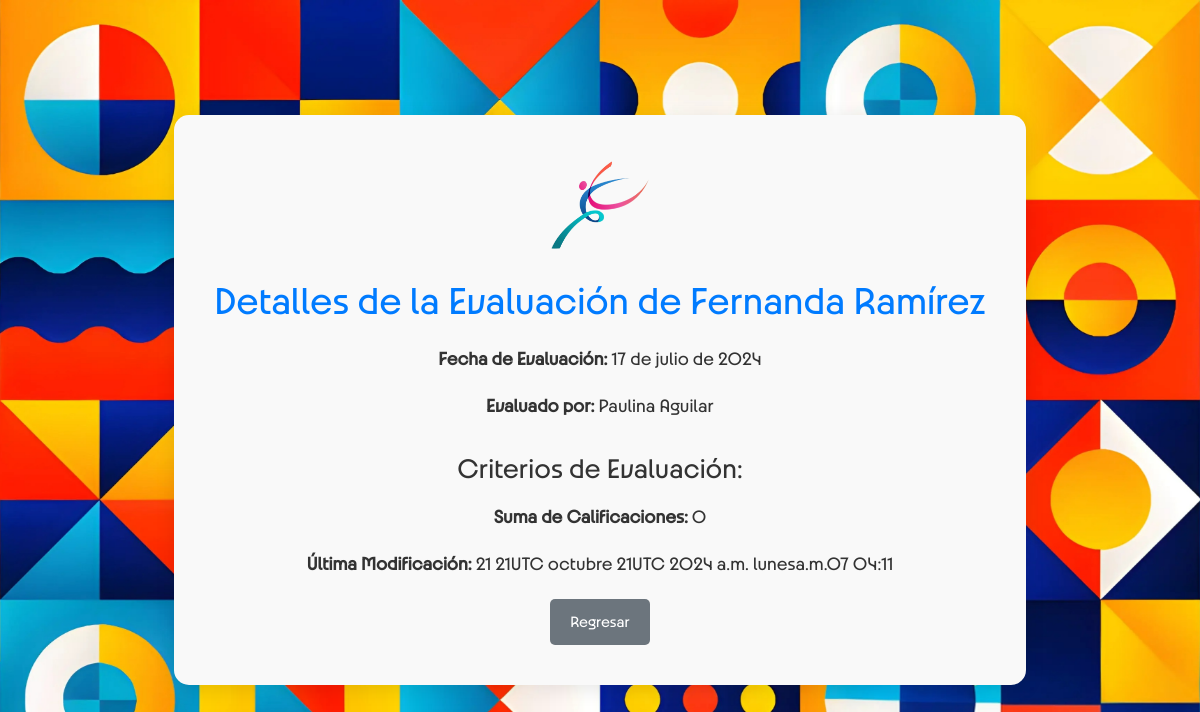
/users/athlete/evaluation/2/ (signed in), run on the app's committed database.
### users/models.py (models this page shows, shortened)
class AthleteRecord(models.Model):
    athlete = models.ForeignKey('Profile', on_delete=models.CASCADE, related_name='athlete_records')
    coach = models.ForeignKey('Profile', on_delete=models.CASCADE, related_name='coach_records')
    evaluation_date = models.DateField(null=True, blank=True)
    created_at = models.DateTimeField(auto_now_add=True)
    updated_at = models.DateTimeField(auto_now=True)
    def total_score(self):
        return self.criteria.aggregate(Sum('score'))['score__sum'] or 0

class Profile(models.Model):
    ROLE_CHOICES = [
        ('Athlete', 'Atleta'),
        ('Coach', 'Coach'),
    ]
    user = models.OneToOneField(User, on_delete=models.CASCADE)
    date_of_birth = models.DateField(null=True, blank=True)
    country = models.CharField(max_length=2, choices=COUNTRY_CHOICES, blank=True)
    olympic_country = models.CharField(max_length=2, choices=COUNTRY_CHOICES)
    discipline = models.CharField(max_length=100, choices=DISCIPLINE_CHOICES)
    branch = models.CharField(max_length=100, blank=True, null=True)
    role = models.CharField(max_length=50, choices=[('Athlete', 'Atleta'), ('Coach', 'Coach')], default='Athlete')
    olympic_team = models.ForeignKey(OlympicTeam, on_delete=models.SET_NULL, null=True, blank=True, related_name='team_members')
    security_answer1 = models.CharField(max_length=255, blank=True, null=True)
    security_answer2 = models.CharField(max_length=255, blank=True, null=True)
    security_answer3 = models.CharField(max_length=255, blank=True, null=True)

### users/views.py (the view)
# urls.py: path('athlete/evaluation/<int:record_id>/', views.athlete_view_evaluation_detail, name='athlete_view_evaluation_detail'),
@login_required
def athlete_view_evaluation_detail(request, record_id):
    record = get_object_or_404(AthleteRecord, id=record_id)
    if record.athlete.user != request.user:
        messages.error(request, 'No tienes permiso para ver esta evaluación.')
        return redirect('athlete_profile')
    evaluation_criteria = EvaluationCriterion.objects.filter(athlete_record=record)
    return render(request, 'athlete_evaluation_detail.html', {
        'record': record,
        'evaluation_criteria': evaluation_criteria,
        'total_score': record.total_score(),  # Total de la puntuación
        'last_updated': record.updated_at  # Fecha de última modificación
    })

### athlete_path/templates/athlete_evaluation_detail.html (shortened to what this page needs)
<!DOCTYPE html>
<html lang="es">
<head>
    {% load static %}
    <link href="https://cdn.jsdelivr.net/npm/bootstrap@5.3.0-alpha1/dist/css/bootstrap.min.css" rel="stylesheet">
    <link rel="stylesheet" href="{% static 'css/styles.css' %}">
</head>
<body class="athlete-eval-body">
    <div class="athlete-eval-outer-container">
        <div class="athlete-eval-container">
            <a href="{% url 'home' %}">
                <img src="{% static 'css/images/Logo.png' %}" alt="Logo Athlete Path" class="athlete-eval-logo">
            </a>
            <h1 class="athlete-eval-header">Detalles de la Evaluación de {{ record.athlete.user.first_name }} {{ record.athlete.user.last_name }}</h1>
            <p class="athlete-eval-text"><strong>Fecha de Evaluación:</strong> {{ record.evaluation_date }}</p>
            <p class="athlete-eval-text"><strong>Evaluado por:</strong> {{ record.coach.user.first_name }} {{ record.coach.user.last_name }}</p>
            <h3 class="athlete-eval-subheader">Criterios de Evaluación:</h3>
            <p class="athlete-eval-text"><strong>Suma de Calificaciones:</strong> {{ total_score }}</p>
            <p class="athlete-eval-text"><strong>Última Modificación:</strong> {{ last_updated|date:"d de F de Y a las H:i" }}</p>
            <div class="athlete-eval-button-container">
                <button class="athlete-eval-back-button" onclick="window.history.back();">Regresar</button>
            </div>
        </div>
    </div>
</body>
</html>

### data on the page
AthleteRecord: athlete.user.first_name "Fernanda", athlete.user.last_name "Ramírez", evaluation_date "17 de julio de 2024", coach.user.first_name "Paulina", coach.user.last_name "Aguilar", updated_at "21 21UTC octubre 21UTC 2024 a.m. lunesa.m.07 04:11"

### other printed values
{{ total_score }} "0"
